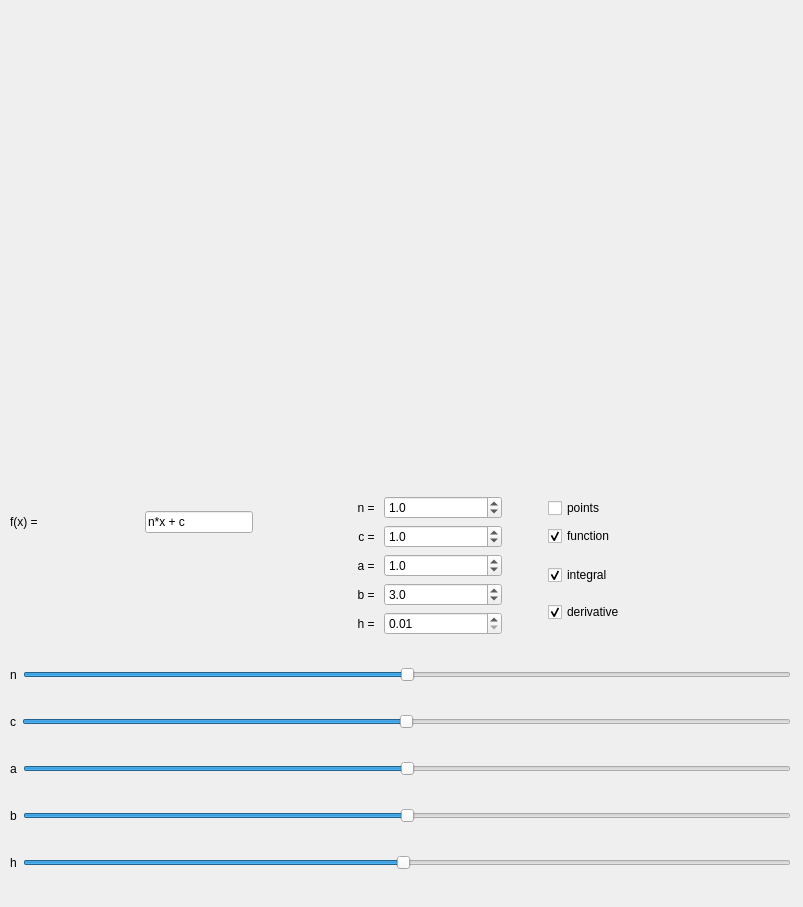
<?xml version="1.0" encoding="UTF-8"?>
<ui version="4.0">
 <class>MainWindow</class>
 <widget class="QMainWindow" name="MainWindow">
  <property name="geometry">
   <rect>
    <x>0</x>
    <y>0</y>
    <width>803</width>
    <height>907</height>
   </rect>
  </property>
  <property name="windowTitle">
   <string>Постороение графиков геометрического интеграла</string>
  </property>
  <widget class="QWidget" name="centralwidget">
   <widget class="QWidget" name="gridLayoutWidget">
    <property name="geometry">
     <rect>
      <x>10</x>
      <y>470</y>
      <width>781</width>
      <height>431</height>
     </rect>
    </property>
    <layout class="QGridLayout" name="gridLayout">
     <item row="3" column="0">
      <layout class="QHBoxLayout" name="horizontalLayout_4">
       <item>
        <widget class="QLabel" name="label_a">
         <property name="text">
          <string>a</string>
         </property>
        </widget>
       </item>
       <item>
        <widget class="QSlider" name="slider_a">
         <property name="minimum">
          <number>-100</number>
         </property>
         <property name="maximum">
          <number>100</number>
         </property>
         <property name="orientation">
          <enum>Qt::Horizontal</enum>
         </property>
        </widget>
       </item>
      </layout>
     </item>
     <item row="1" column="0">
      <layout class="QHBoxLayout" name="horizontalLayout">
       <item>
        <widget class="QLabel" name="label_n">
         <property name="text">
          <string>n</string>
         </property>
        </widget>
       </item>
       <item>
        <widget class="QSlider" name="slider_n">
         <property name="minimum">
          <number>-100</number>
         </property>
         <property name="maximum">
          <number>100</number>
         </property>
         <property name="singleStep">
          <number>1</number>
         </property>
         <property name="orientation">
          <enum>Qt::Horizontal</enum>
         </property>
        </widget>
       </item>
      </layout>
     </item>
     <item row="0" column="0">
      <layout class="QHBoxLayout" name="horizontalLayout_3">
       <item>
        <layout class="QGridLayout" name="gridLayout_2">
         <item row="0" column="3">
          <layout class="QVBoxLayout" name="verticalLayout">
           <item>
            <widget class="QCheckBox" name="points_check_box">
             <property name="text">
              <string>points</string>
             </property>
            </widget>
           </item>
           <item>
            <widget class="QCheckBox" name="function_check_box">
             <property name="text">
              <string>function</string>
             </property>
             <property name="checked">
              <bool>true</bool>
             </property>
            </widget>
           </item>
          </layout>
         </item>
         <item row="2" column="1">
          <layout class="QGridLayout" name="gridLayout_4">
           <item row="0" column="0">
            <widget class="QLabel" name="value_label_a">
             <property name="text">
              <string>a = </string>
             </property>
             <property name="alignment">
              <set>Qt::AlignRight|Qt::AlignTrailing|Qt::AlignVCenter</set>
             </property>
            </widget>
           </item>
           <item row="1" column="1">
            <widget class="QDoubleSpinBox" name="spin_box_b">
             <property name="decimals">
              <number>1</number>
             </property>
             <property name="minimum">
              <double>-100.000000000000000</double>
             </property>
             <property name="singleStep">
              <double>0.100000000000000</double>
             </property>
             <property name="value">
              <double>3.000000000000000</double>
             </property>
            </widget>
           </item>
           <item row="2" column="1">
            <widget class="QDoubleSpinBox" name="spin_box_h">
             <property name="decimals">
              <number>2</number>
             </property>
             <property name="minimum">
              <double>0.010000000000000</double>
             </property>
             <property name="maximum">
              <double>100.000000000000000</double>
             </property>
             <property name="singleStep">
              <double>0.010000000000000</double>
             </property>
            </widget>
           </item>
           <item row="1" column="0">
            <widget class="QLabel" name="value_label_b">
             <property name="text">
              <string>b = </string>
             </property>
             <property name="alignment">
              <set>Qt::AlignRight|Qt::AlignTrailing|Qt::AlignVCenter</set>
             </property>
            </widget>
           </item>
           <item row="0" column="1">
            <widget class="QDoubleSpinBox" name="spin_box_a">
             <property name="decimals">
              <number>1</number>
             </property>
             <property name="minimum">
              <double>-100.000000000000000</double>
             </property>
             <property name="singleStep">
              <double>0.100000000000000</double>
             </property>
             <property name="value">
              <double>1.000000000000000</double>
             </property>
            </widget>
           </item>
           <item row="2" column="0">
            <widget class="QLabel" name="value_label_h">
             <property name="text">
              <string>h = </string>
             </property>
             <property name="alignment">
              <set>Qt::AlignRight|Qt::AlignTrailing|Qt::AlignVCenter</set>
             </property>
            </widget>
           </item>
          </layout>
         </item>
         <item row="2" column="3">
          <layout class="QVBoxLayout" name="verticalLayout_3">
           <item>
            <widget class="QCheckBox" name="integral_check_box">
             <property name="text">
              <string>integral</string>
             </property>
             <property name="checked">
              <bool>true</bool>
             </property>
            </widget>
           </item>
           <item>
            <widget class="QCheckBox" name="derivative_check_box">
             <property name="text">
              <string>derivative</string>
             </property>
             <property name="checked">
              <bool>true</bool>
             </property>
            </widget>
           </item>
          </layout>
         </item>
         <item row="2" column="2">
          <spacer name="horizontalSpacer_2">
           <property name="orientation">
            <enum>Qt::Horizontal</enum>
           </property>
           <property name="sizeType">
            <enum>QSizePolicy::Minimum</enum>
           </property>
           <property name="sizeHint" stdset="0">
            <size>
             <width>40</width>
             <height>20</height>
            </size>
           </property>
          </spacer>
         </item>
         <item row="0" column="2">
          <spacer name="horizontalSpacer">
           <property name="orientation">
            <enum>Qt::Horizontal</enum>
           </property>
           <property name="sizeType">
            <enum>QSizePolicy::Minimum</enum>
           </property>
           <property name="sizeHint" stdset="0">
            <size>
             <width>40</width>
             <height>20</height>
            </size>
           </property>
          </spacer>
         </item>
         <item row="0" column="1">
          <layout class="QGridLayout" name="gridLayout_3">
           <item row="1" column="0">
            <widget class="QLabel" name="value_label_c">
             <property name="text">
              <string>c = </string>
             </property>
             <property name="alignment">
              <set>Qt::AlignRight|Qt::AlignTrailing|Qt::AlignVCenter</set>
             </property>
            </widget>
           </item>
           <item row="0" column="0">
            <widget class="QLabel" name="value_label_n">
             <property name="text">
              <string>n = </string>
             </property>
             <property name="alignment">
              <set>Qt::AlignRight|Qt::AlignTrailing|Qt::AlignVCenter</set>
             </property>
            </widget>
           </item>
           <item row="0" column="1">
            <widget class="QDoubleSpinBox" name="spin_box_n">
             <property name="decimals">
              <number>1</number>
             </property>
             <property name="minimum">
              <double>-100.000000000000000</double>
             </property>
             <property name="singleStep">
              <double>0.100000000000000</double>
             </property>
             <property name="value">
              <double>1.000000000000000</double>
             </property>
            </widget>
           </item>
           <item row="1" column="1">
            <widget class="QDoubleSpinBox" name="spin_box_c">
             <property name="decimals">
              <number>1</number>
             </property>
             <property name="minimum">
              <double>-100.000000000000000</double>
             </property>
             <property name="singleStep">
              <double>0.100000000000000</double>
             </property>
             <property name="value">
              <double>1.000000000000000</double>
             </property>
            </widget>
           </item>
          </layout>
         </item>
         <item row="0" column="0">
          <layout class="QHBoxLayout" name="horizontalLayout_7">
           <item>
            <widget class="QLabel" name="label">
             <property name="text">
              <string>f(x) = </string>
             </property>
            </widget>
           </item>
           <item>
            <widget class="QLineEdit" name="function_line_edit">
             <property name="sizePolicy">
              <sizepolicy hsizetype="Fixed" vsizetype="Fixed">
               <horstretch>0</horstretch>
               <verstretch>0</verstretch>
              </sizepolicy>
             </property>
             <property name="text">
              <string>n*x + c</string>
             </property>
            </widget>
           </item>
          </layout>
         </item>
        </layout>
       </item>
      </layout>
     </item>
     <item row="4" column="0">
      <layout class="QHBoxLayout" name="horizontalLayout_5">
       <item>
        <widget class="QLabel" name="label_b">
         <property name="text">
          <string>b</string>
         </property>
        </widget>
       </item>
       <item>
        <widget class="QSlider" name="slider_b">
         <property name="minimum">
          <number>-100</number>
         </property>
         <property name="maximum">
          <number>100</number>
         </property>
         <property name="orientation">
          <enum>Qt::Horizontal</enum>
         </property>
        </widget>
       </item>
      </layout>
     </item>
     <item row="2" column="0">
      <layout class="QHBoxLayout" name="horizontalLayout_2">
       <item>
        <widget class="QLabel" name="label_c">
         <property name="text">
          <string>c</string>
         </property>
        </widget>
       </item>
       <item>
        <widget class="QSlider" name="slider_c">
         <property name="minimum">
          <number>-100</number>
         </property>
         <property name="maximum">
          <number>100</number>
         </property>
         <property name="singleStep">
          <number>1</number>
         </property>
         <property name="orientation">
          <enum>Qt::Horizontal</enum>
         </property>
        </widget>
       </item>
      </layout>
     </item>
     <item row="5" column="0">
      <layout class="QHBoxLayout" name="horizontalLayout_6">
       <item>
        <widget class="QLabel" name="label_h">
         <property name="text">
          <string>h</string>
         </property>
        </widget>
       </item>
       <item>
        <widget class="QSlider" name="slider_h">
         <property name="minimum">
          <number>1</number>
         </property>
         <property name="maximum">
          <number>110</number>
         </property>
         <property name="value">
          <number>55</number>
         </property>
         <property name="orientation">
          <enum>Qt::Horizontal</enum>
         </property>
        </widget>
       </item>
      </layout>
     </item>
    </layout>
   </widget>
   <widget class="QLabel" name="graph_label">
    <property name="geometry">
     <rect>
      <x>20</x>
      <y>10</y>
      <width>761</width>
      <height>451</height>
     </rect>
    </property>
    <property name="text">
     <string/>
    </property>
    <property name="alignment">
     <set>Qt::AlignCenter</set>
    </property>
   </widget>
  </widget>
 </widget>
 <resources/>
 <connections/>
</ui>
